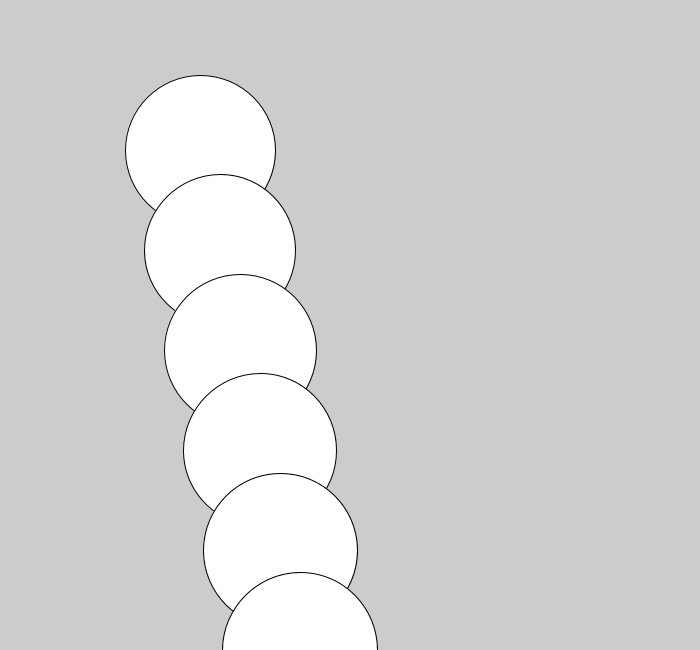
Frame 1 (no input)
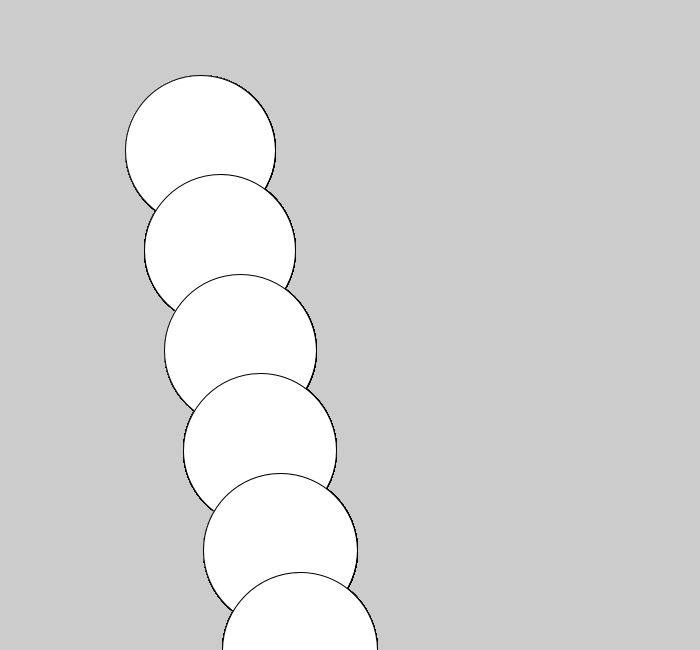
Frame 60 (the mouse pressed at the canvas centre just before this capture)
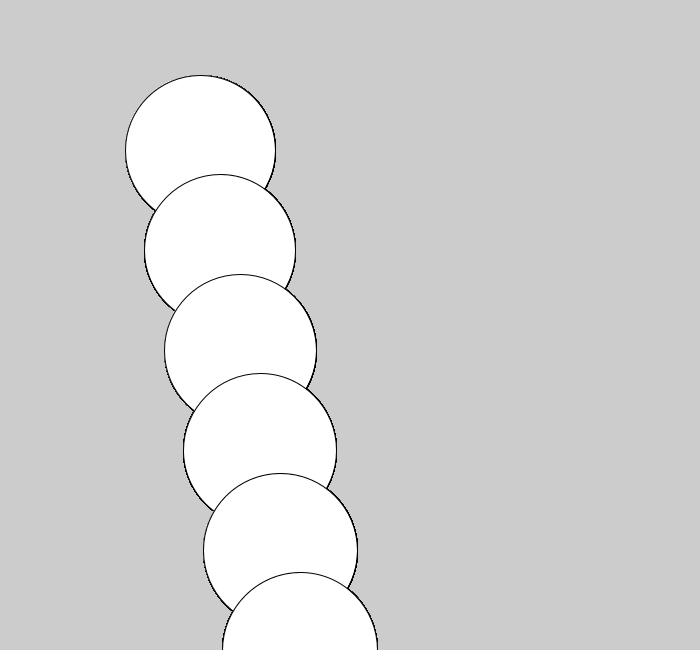
Frame 120 (the mouse held since frame 60 and released just before this capture)

The Processing sketch that drew these frames (run headless with seeded random() and noise(); from frame 60 on, the mouse is pressed at the canvas centre):

// Processing sketch: Drumpit_251113a
// ── Drumpit_251113a.pde
int circleInOneSpot = 250;
float distance = 20;
void setup(){
  
  size(700,650);
  
}

void draw(){
  //background(255);
  
  for(int i = 0; i < circleInOneSpot; i++) {
    circle(200 + i * distance, 150 + i * 100, 150 + i );
 }


}
